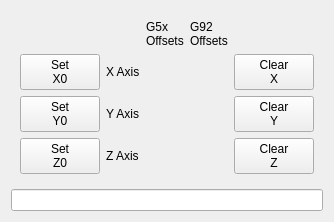
            <widget class="QWidget" name="tab_5">
             <attribute name="title">
              <string>Offsets</string>
             </attribute>
             <layout class="QGridLayout" name="gridLayout_12">
              <item row="0" column="0">
               <widget class="QFrame" name="gridFrame">
                <property name="styleSheet">
                 <string notr="true">DialogButton {
    min-height: 50px;
    min-width: 50px;
    font: 14pt &quot;DejaVu Sans&quot;;
}
ActionButton {
    min-height: 50px;
    min-width: 50px;
    font: 14pt &quot;DejaVu Sans&quot;;
}
MDIButton {
    min-height: 50px;
    min-width: 50px;
    font: 14pt &quot;DejaVu Sans&quot;;
}
StatusLabel {
    font: 12pt &quot;DejaVu Sans&quot;;
}
QLabel {
    font: 12pt &quot;DejaVu Sans&quot;;
}</string>
                </property>
                <layout class="QGridLayout" name="gridLayout_11">
                 <item row="2" column="0">
                  <widget class="MDIButton" name="mdibutton">
                   <property name="text">
                    <string>Set
X0</string>
                   </property>
                   <property name="MDICommand" stdset="0">
                    <string>G10L20P0X0</string>
                   </property>
                  </widget>
                 </item>
                 <item row="3" column="0">
                  <widget class="MDIButton" name="mdibutton_2">
                   <property name="text">
                    <string>Set
Y0</string>
                   </property>
                   <property name="MDICommand" stdset="0">
                    <string>G10L20P0Y0</string>
                   </property>
                  </widget>
                 </item>
                 <item row="3" column="1">
                  <widget class="QLabel" name="label_6">
                   <property name="text">
                    <string>Y Axis</string>
                   </property>
                  </widget>
                 </item>
                 <item row="2" column="1">
                  <widget class="QLabel" name="label_5">
                   <property name="text">
                    <string>X Axis</string>
                   </property>
                  </widget>
                 </item>
                 <item row="4" column="3">
                  <widget class="StatusLabel" name="statuslabel_10">
                   <property name="alignment">
                    <set>Qt::AlignRight|Qt::AlignTrailing|Qt::AlignVCenter</set>
                   </property>
                   <property name="rules" stdset="0">
                    <string>[{&quot;channels&quot;: [{&quot;url&quot;: &quot;status:g92_offset&quot;, &quot;trigger&quot;: true}], &quot;property&quot;: &quot;Text&quot;, &quot;expression&quot;: &quot;str(ch[0][2])&quot;, &quot;name&quot;: &quot;Z Axis G92 Offset&quot;}]</string>
                   </property>
                  </widget>
                 </item>
                 <item row="2" column="3">
                  <widget class="StatusLabel" name="statuslabel_6">
                   <property name="alignment">
                    <set>Qt::AlignRight|Qt::AlignTrailing|Qt::AlignVCenter</set>
                   </property>
                   <property name="rules" stdset="0">
                    <string>[{&quot;channels&quot;: [{&quot;url&quot;: &quot;status:g92_offset&quot;, &quot;trigger&quot;: true}], &quot;property&quot;: &quot;Text&quot;, &quot;expression&quot;: &quot;str(ch[0][0])&quot;, &quot;name&quot;: &quot;X Axis G92 Offset&quot;}]</string>
                   </property>
                  </widget>
                 </item>
                 <item row="3" column="3">
                  <widget class="StatusLabel" name="statuslabel_8">
                   <property name="alignment">
                    <set>Qt::AlignRight|Qt::AlignTrailing|Qt::AlignVCenter</set>
                   </property>
                   <property name="rules" stdset="0">
                    <string>[{&quot;channels&quot;: [{&quot;url&quot;: &quot;status:g92_offset&quot;, &quot;trigger&quot;: true}], &quot;property&quot;: &quot;Text&quot;, &quot;expression&quot;: &quot;str(ch[0][1])&quot;, &quot;name&quot;: &quot;Y Axis G92 Offset&quot;}]</string>
                   </property>
                  </widget>
                 </item>
                 <item row="3" column="2">
                  <widget class="StatusLabel" name="statuslabel_7">
                   <property name="alignment">
                    <set>Qt::AlignRight|Qt::AlignTrailing|Qt::AlignVCenter</set>
                   </property>
                   <property name="rules" stdset="0">
                    <string>[{&quot;channels&quot;: [{&quot;url&quot;: &quot;status:g5x_offset&quot;, &quot;trigger&quot;: true}], &quot;property&quot;: &quot;Text&quot;, &quot;expression&quot;: &quot;str(ch[0][1])&quot;, &quot;name&quot;: &quot;Y Axis G5x Offset&quot;}]</string>
                   </property>
                  </widget>
                 </item>
                 <item row="4" column="1">
                  <widget class="QLabel" name="label_7">
                   <property name="text">
                    <string>Z Axis</string>
                   </property>
                  </widget>
                 </item>
                 <item row="4" column="2">
                  <widget class="StatusLabel" name="statuslabel_9">
                   <property name="alignment">
                    <set>Qt::AlignRight|Qt::AlignTrailing|Qt::AlignVCenter</set>
                   </property>
                   <property name="rules" stdset="0">
                    <string>[{&quot;channels&quot;: [{&quot;url&quot;: &quot;status:g5x_offset&quot;, &quot;trigger&quot;: true}], &quot;property&quot;: &quot;Text&quot;, &quot;expression&quot;: &quot;str(ch[0][2])&quot;, &quot;name&quot;: &quot;Z Axis G5x Offset&quot;}]</string>
                   </property>
                  </widget>
                 </item>
                 <item row="2" column="2">
                  <widget class="StatusLabel" name="statuslabel_5">
                   <property name="alignment">
                    <set>Qt::AlignRight|Qt::AlignTrailing|Qt::AlignVCenter</set>
                   </property>
                   <property name="rules" stdset="0">
                    <string>[{&quot;channels&quot;: [{&quot;url&quot;: &quot;status:g5x_offset&quot;, &quot;trigger&quot;: true}], &quot;property&quot;: &quot;Text&quot;, &quot;expression&quot;: &quot;str(ch[0][0])&quot;, &quot;name&quot;: &quot;X Axis G5x Offset&quot;}]</string>
                   </property>
                  </widget>
                 </item>
                 <item row="1" column="2">
                  <widget class="QLabel" name="label_8">
                   <property name="text">
                    <string>G5x
Offsets</string>
                   </property>
                  </widget>
                 </item>
                 <item row="1" column="3">
                  <widget class="QLabel" name="label_9">
                   <property name="text">
                    <string>G92
Offsets</string>
                   </property>
                  </widget>
                 </item>
                 <item row="4" column="0">
                  <widget class="MDIButton" name="mdibutton_3">
                   <property name="text">
                    <string>Set
Z0</string>
                   </property>
                   <property name="MDICommand" stdset="0">
                    <string>G10L20P0Z0</string>
                   </property>
                  </widget>
                 </item>
                 <item row="2" column="4">
                  <widget class="MDIButton" name="mdibutton_4">
                   <property name="text">
                    <string>Clear
X</string>
                   </property>
                   <property name="MDICommand" stdset="0">
                    <string>G10L2P0X0</string>
                   </property>
                  </widget>
                 </item>
                 <item row="3" column="4">
                  <widget class="MDIButton" name="mdibutton_5">
                   <property name="text">
                    <string>Clear
Y</string>
                   </property>
                   <property name="MDICommand" stdset="0">
                    <string>G10L2P0Y0</string>
                   </property>
                  </widget>
                 </item>
                 <item row="4" column="4">
                  <widget class="MDIButton" name="mdibutton_6">
                   <property name="text">
                    <string>Clear
Z</string>
                   </property>
                   <property name="MDICommand" stdset="0">
                    <string>G10L2P0Z0</string>
                   </property>
                  </widget>
                 </item>
                 <item row="1" column="0">
                  <widget class="StatusLabel" name="statuslabel_4">
                   <property name="rules" stdset="0">
                    <string>[{&quot;channels&quot;: [{&quot;url&quot;: &quot;status:g5x_index&quot;, &quot;trigger&quot;: true}], &quot;property&quot;: &quot;Text&quot;, &quot;expression&quot;: &quot;\&quot;Set\\n\&quot;+[\&quot;G53\&quot;,\&quot;G54\&quot;,\&quot;G55\&quot;,\&quot;G56\&quot;,\&quot;G57\&quot;,\&quot;G58\&quot;,\&quot;G59\&quot;,\&quot;G59.1\&quot;,\&quot;G59.2\&quot;,\&quot;G59.3\&quot;][ch[0]]&quot;, &quot;name&quot;: &quot;Current Coord System&quot;}]</string>
                   </property>
                  </widget>
                 </item>
                </layout>
               </widget>
              </item>
              <item row="1" column="0">
               <widget class="MDIEntry" name="mdientry"/>
              </item>
             </layout>
            </widget>
